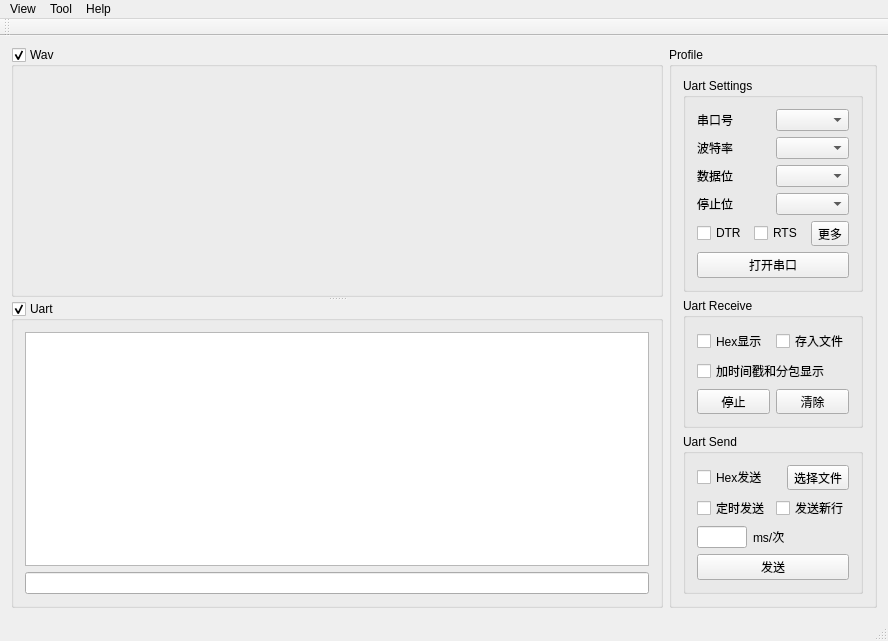
<?xml version="1.0" encoding="UTF-8"?>
<ui version="4.0">
 <class>MainWindow</class>
 <widget class="QMainWindow" name="MainWindow">
  <property name="geometry">
   <rect>
    <x>0</x>
    <y>0</y>
    <width>888</width>
    <height>539</height>
   </rect>
  </property>
  <property name="windowTitle">
   <string>MainWindow</string>
  </property>
  <widget class="QWidget" name="centralWidget">
   <layout class="QHBoxLayout" name="horizontalLayout_2" stretch="1,0">
    <item>
     <widget class="QSplitter" name="splitter">
      <property name="orientation">
       <enum>Qt::Vertical</enum>
      </property>
      <widget class="QGroupBox" name="box_wav">
       <property name="minimumSize">
        <size>
         <width>0</width>
         <height>250</height>
        </size>
       </property>
       <property name="title">
        <string>Wav</string>
       </property>
       <property name="checkable">
        <bool>true</bool>
       </property>
       <layout class="QHBoxLayout" name="horizontalLayout_5">
        <item>
         <widget class="QCustomPlot" name="widget_wav" native="true">
          <property name="sizePolicy">
           <sizepolicy hsizetype="Expanding" vsizetype="Expanding">
            <horstretch>0</horstretch>
            <verstretch>0</verstretch>
           </sizepolicy>
          </property>
         </widget>
        </item>
       </layout>
      </widget>
      <widget class="QGroupBox" name="box_uart">
       <property name="minimumSize">
        <size>
         <width>600</width>
         <height>0</height>
        </size>
       </property>
       <property name="title">
        <string>Uart</string>
       </property>
       <property name="checkable">
        <bool>true</bool>
       </property>
       <layout class="QVBoxLayout" name="verticalLayout_6" stretch="0,0">
        <item>
         <widget class="QPlainTextEdit" name="textbrowser_uart_receive">
          <property name="readOnly">
           <bool>true</bool>
          </property>
         </widget>
        </item>
        <item>
         <widget class="QLineEdit" name="lineedit_uart_send"/>
        </item>
       </layout>
      </widget>
     </widget>
    </item>
    <item>
     <widget class="QGroupBox" name="uartProfileBox">
      <property name="title">
       <string>Profile</string>
      </property>
      <layout class="QVBoxLayout" name="verticalLayout_7">
       <item>
        <widget class="QGroupBox" name="box_uart_setting">
         <property name="sizePolicy">
          <sizepolicy hsizetype="Minimum" vsizetype="Preferred">
           <horstretch>0</horstretch>
           <verstretch>0</verstretch>
          </sizepolicy>
         </property>
         <property name="title">
          <string>Uart Settings</string>
         </property>
         <layout class="QVBoxLayout" name="verticalLayout">
          <property name="sizeConstraint">
           <enum>QLayout::SetMinimumSize</enum>
          </property>
          <item>
           <layout class="QHBoxLayout" name="horizontalLayout">
            <item>
             <layout class="QVBoxLayout" name="verticalLayout_2">
              <item>
               <widget class="QLabel" name="label">
                <property name="text">
                 <string>串口号</string>
                </property>
               </widget>
              </item>
              <item>
               <widget class="QLabel" name="label_2">
                <property name="text">
                 <string>波特率</string>
                </property>
               </widget>
              </item>
              <item>
               <widget class="QLabel" name="label_3">
                <property name="text">
                 <string>数据位</string>
                </property>
               </widget>
              </item>
              <item>
               <widget class="QLabel" name="label_4">
                <property name="text">
                 <string>停止位</string>
                </property>
               </widget>
              </item>
             </layout>
            </item>
            <item>
             <layout class="QVBoxLayout" name="verticalLayout_3">
              <item>
               <widget class="QComboBox" name="combo_uart_setting_serail_no"/>
              </item>
              <item>
               <widget class="QComboBox" name="combo_uart_setting_burdrate"/>
              </item>
              <item>
               <widget class="QComboBox" name="combo_uart_setting_databit"/>
              </item>
              <item>
               <widget class="QComboBox" name="combo_uart_setting_stopbit"/>
              </item>
             </layout>
            </item>
           </layout>
          </item>
          <item>
           <layout class="QHBoxLayout" name="horizontalLayout_3">
            <item>
             <widget class="QCheckBox" name="checkbox_uart_setting_dtr">
              <property name="text">
               <string>DTR</string>
              </property>
             </widget>
            </item>
            <item>
             <widget class="QCheckBox" name="checkbox_uart_setting_rts">
              <property name="text">
               <string>RTS</string>
              </property>
             </widget>
            </item>
            <item>
             <widget class="QToolButton" name="btn_uart_setting_more">
              <property name="text">
               <string>更多</string>
              </property>
             </widget>
            </item>
           </layout>
          </item>
          <item>
           <widget class="QPushButton" name="btn_uart_setting_open">
            <property name="text">
             <string>打开串口</string>
            </property>
            <property name="icon">
             <iconset resource="wadcs.qrc">
              <normaloff>:/images/uart-state-off.png</normaloff>:/images/uart-state-off.png</iconset>
            </property>
           </widget>
          </item>
         </layout>
        </widget>
       </item>
       <item>
        <widget class="QGroupBox" name="box_uart_rcv">
         <property name="title">
          <string>Uart Receive</string>
         </property>
         <layout class="QVBoxLayout" name="verticalLayout_4">
          <item>
           <layout class="QHBoxLayout" name="horizontalLayout_9">
            <item>
             <widget class="QCheckBox" name="checkbox_uart_rcv_hex_display">
              <property name="text">
               <string>Hex显示</string>
              </property>
             </widget>
            </item>
            <item>
             <widget class="QCheckBox" name="checkbox_uart_rcv_save_to_file">
              <property name="text">
               <string>存入文件</string>
              </property>
             </widget>
            </item>
           </layout>
          </item>
          <item>
           <widget class="QCheckBox" name="checkbox_uart_rcv_add_timestamp">
            <property name="text">
             <string>加时间戳和分包显示</string>
            </property>
           </widget>
          </item>
          <item>
           <layout class="QHBoxLayout" name="horizontalLayout_6">
            <item>
             <widget class="QToolButton" name="btn_uart_rcv_stop">
              <property name="sizePolicy">
               <sizepolicy hsizetype="Expanding" vsizetype="Fixed">
                <horstretch>0</horstretch>
                <verstretch>0</verstretch>
               </sizepolicy>
              </property>
              <property name="text">
               <string>停止</string>
              </property>
             </widget>
            </item>
            <item>
             <widget class="QToolButton" name="btn_uart_rcv_clear">
              <property name="sizePolicy">
               <sizepolicy hsizetype="Expanding" vsizetype="Fixed">
                <horstretch>0</horstretch>
                <verstretch>0</verstretch>
               </sizepolicy>
              </property>
              <property name="text">
               <string>清除</string>
              </property>
             </widget>
            </item>
           </layout>
          </item>
         </layout>
        </widget>
       </item>
       <item>
        <widget class="QGroupBox" name="box_uart_send">
         <property name="title">
          <string>Uart Send</string>
         </property>
         <layout class="QVBoxLayout" name="verticalLayout_5">
          <item>
           <layout class="QHBoxLayout" name="horizontalLayout_8">
            <item>
             <widget class="QCheckBox" name="checkbox_uart_send_hex">
              <property name="text">
               <string>Hex发送</string>
              </property>
             </widget>
            </item>
            <item>
             <widget class="QToolButton" name="btn_uart_send_choose_file">
              <property name="text">
               <string>选择文件</string>
              </property>
             </widget>
            </item>
           </layout>
          </item>
          <item>
           <layout class="QHBoxLayout" name="horizontalLayout_4">
            <item>
             <widget class="QCheckBox" name="checkbox_uart_send_timely">
              <property name="text">
               <string>定时发送</string>
              </property>
             </widget>
            </item>
            <item>
             <widget class="QCheckBox" name="checkbox_uart_send_newline">
              <property name="text">
               <string>发送新行</string>
              </property>
             </widget>
            </item>
           </layout>
          </item>
          <item>
           <layout class="QHBoxLayout" name="horizontalLayout_7">
            <item>
             <widget class="QLineEdit" name="edit_uart_send_timely">
              <property name="minimumSize">
               <size>
                <width>50</width>
                <height>0</height>
               </size>
              </property>
              <property name="maximumSize">
               <size>
                <width>30</width>
                <height>16777215</height>
               </size>
              </property>
             </widget>
            </item>
            <item>
             <widget class="QLabel" name="label_5">
              <property name="text">
               <string>ms/次</string>
              </property>
             </widget>
            </item>
            <item>
             <spacer name="horizontalSpacer">
              <property name="orientation">
               <enum>Qt::Horizontal</enum>
              </property>
              <property name="sizeHint" stdset="0">
               <size>
                <width>40</width>
                <height>20</height>
               </size>
              </property>
             </spacer>
            </item>
           </layout>
          </item>
          <item>
           <widget class="QPushButton" name="btn_uart_send">
            <property name="text">
             <string>发送</string>
            </property>
           </widget>
          </item>
         </layout>
        </widget>
       </item>
      </layout>
     </widget>
    </item>
   </layout>
  </widget>
  <widget class="QMenuBar" name="menuBar">
   <property name="geometry">
    <rect>
     <x>0</x>
     <y>0</y>
     <width>888</width>
     <height>23</height>
    </rect>
   </property>
   <widget class="QMenu" name="menuView">
    <property name="title">
     <string>View</string>
    </property>
   </widget>
   <widget class="QMenu" name="menuHelp">
    <property name="title">
     <string>Help</string>
    </property>
   </widget>
   <widget class="QMenu" name="menuTool">
    <property name="title">
     <string>Tool</string>
    </property>
    <addaction name="actionOptions"/>
   </widget>
   <addaction name="menuView"/>
   <addaction name="menuTool"/>
   <addaction name="menuHelp"/>
  </widget>
  <widget class="QToolBar" name="mainToolBar">
   <attribute name="toolBarArea">
    <enum>TopToolBarArea</enum>
   </attribute>
   <attribute name="toolBarBreak">
    <bool>false</bool>
   </attribute>
  </widget>
  <widget class="QStatusBar" name="statusBar"/>
  <action name="actionOptions">
   <property name="text">
    <string>Options</string>
   </property>
  </action>
 </widget>
 <layoutdefault spacing="6" margin="11"/>
 <customwidgets>
  <customwidget>
   <class>QCustomPlot</class>
   <extends>QWidget</extends>
   <header>qcustomplot.h</header>
   <container>1</container>
  </customwidget>
 </customwidgets>
 <resources>
  <include location="wadcs.qrc"/>
 </resources>
 <connections/>
</ui>
